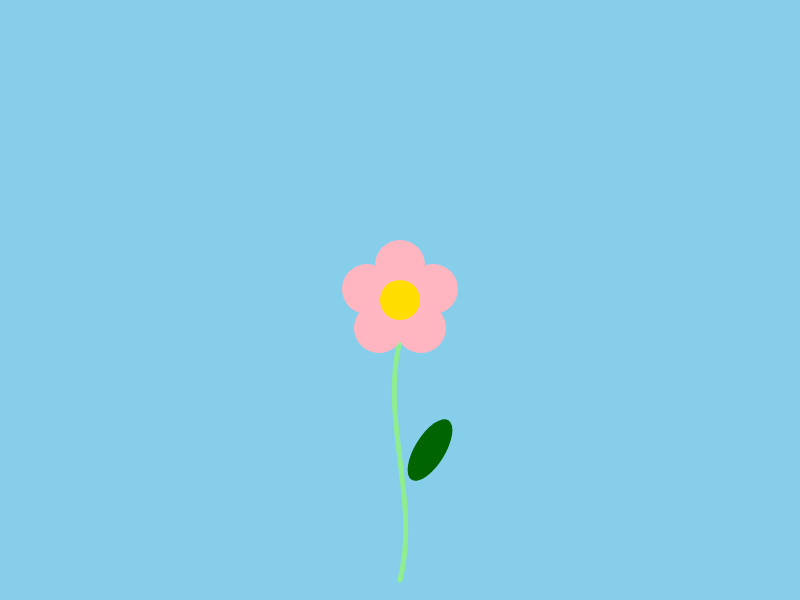
Frame 1 (no input)
Frame 60 (no input): identical to frame 1, image omitted
Frame 120 (the mouse pressed at the canvas centre since frame 60): identical to frame 1, image omitted

The p5.js sketch that drew this single still picture (run headless with seeded random() and noise() and a simulated clock; from frame 60 on, the mouse is pressed at the canvas centre):

// p5.js sketch
// ── sketch.js
console.log("Script loaded.");

function setup() {
  createCanvas(800, 600);
}

function draw() {
  background(135, 206, 235);
  stem();
  flower();
  leaf();
}

function flower() {
  noStroke();
  fill(255, 182, 193);
  circle(400, 265, 50);
  circle(433, 289, 50);
  circle(421, 328, 50);
  circle(379, 328, 50);
  circle(367, 289, 50);

  fill(255, 221, 0);
  circle(400, 300, 40);
}

function leaf() {
  noStroke();
  fill(0, 100, 0);
  push();
  translate(430, 450);
  rotate(-45);
  ellipse(0, 0, 70, 30);
  pop();
}

function stem() {
  noFill();
  stroke(144, 238, 144);
  strokeWeight(5);
  bezier(400, 340, 380, 420, 420, 500, 400, 580);
}
